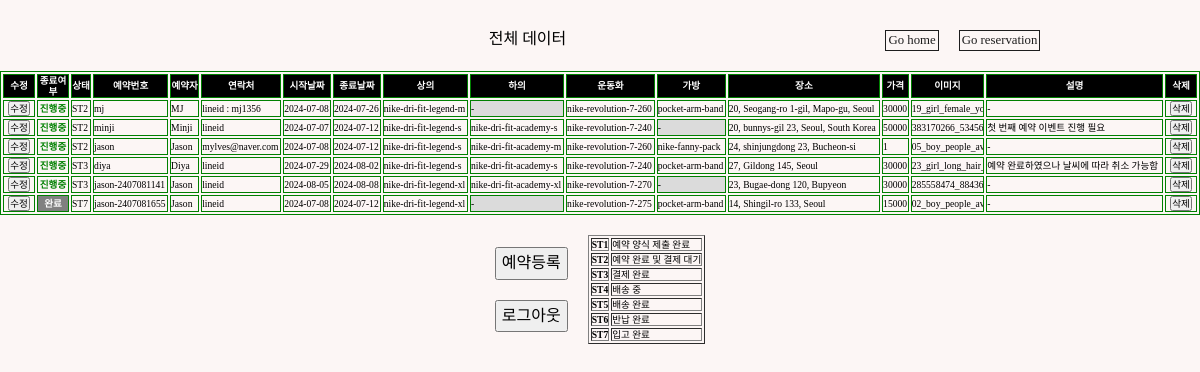
The page /sterna/data/ (signed in) on the database as committed earlier.
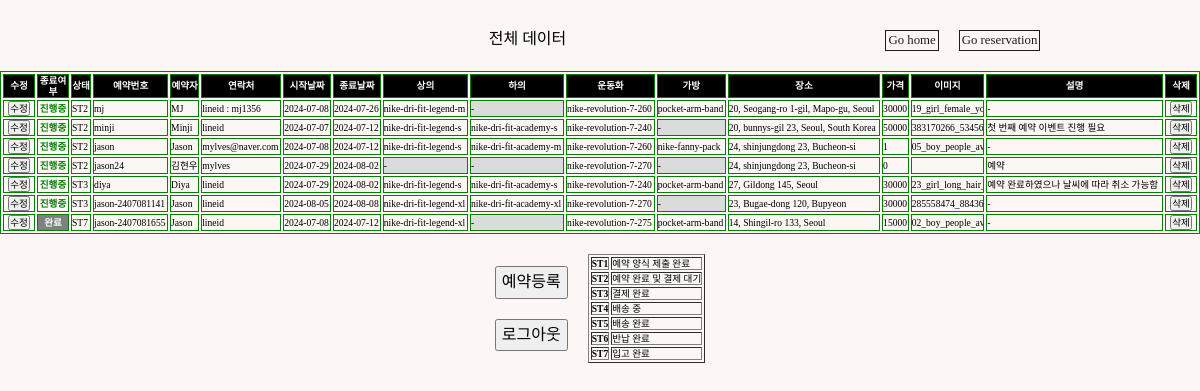
The same page on the database as committed later.
### reservation/models.py (models this page shows, shortened)
class Reservation(models.Model):
    STATUS_CHOICE = [
        ("ST1", "예약 양식 제출 완료"),
        ("ST2", "예약 완료 및 결제 대기"),
        ("ST3", "결제 완료"),
        ("ST4", "배송 중"),
        ("ST5", "배송 완료"),
        ("ST6", "반납 완료"),
        ("ST7", "입고 완료"),
    ]
    reserv_id = models.CharField(max_length=20, primary_key=True)
    client = models.CharField(max_length=20)
    contact = models.CharField(max_length=50, blank=False)
    start_date = models.DateField()
    start_time = models.TimeField(blank=True, default=timezone.now)
    end_date = models.DateField()
    end_time = models.TimeField(blank=True, default=timezone.now)
    top = models.ForeignKey(
        Item,
        on_delete=models.CASCADE,
        limit_choices_to={"category": "top"},
        related_name="topName",
        blank=True,
        null=True,
    )
    bottom = models.ForeignKey(
        Item,
        on_delete=models.CASCADE,
        limit_choices_to={"category": "bottom"},
        related_name="bottomName",
        blank=True,
        null=True,
    )
    shoes = models.ForeignKey(
        Item,
        on_delete=models.CASCADE,
        limit_choices_to={"category": "shoes"},
        related_name="shoesName",
        blank=True,
        null=True,
    )
    bag = models.ForeignKey(
        Item,
        on_delete=models.CASCADE,
        limit_choices_to={"category": "bag"},
        related_name="bagName",
        blank=True,
        null=True,
    )
    image = models.ImageField(upload_to="", blank=True)
    desc = models.TextField(blank=True, default="-")
    status = models.CharField(
        max_length=3,
        choices=STATUS_CHOICE,
        default="ST1",
    )
    completed = models.BooleanField(default=False)
    cost = models.IntegerField(default=0)
    location = models.CharField(max_length=50, blank=False)
    paypal_link = models.CharField(max_length=50, blank=False, default="free")

class Item(models.Model):
    CATEGORY = [
        ("shoes", "Shoes"),
        ("top", "Top"),
        ("bottom", "Bottom"),
        ("bag", "Bag & Pouch"),
        ("etc", "ETC"),
    ]
    SIZE = [
        ("Others", "free"),
        (
            "shoes",
            (
                ("220", "220mm"),
                ("225", "225mm"),
                ("230", "230mm"),
                ("235", "235mm"),
                ("240", "240mm"),
                ("245", "245mm"),
                ("250", "250mm"),
                ("255", "255mm"),
                ("260", "260mm"),
                ("265", "265mm"),
                ("270", "270mm"),
                ("275", "275mm"),
                ("280", "280mm"),
                ("285", "285mm"),
                ("290", "290mm"),
                ("295", "295mm"),
                ("300", "300mm"),
            ),
        ),
        (
            "top",
            (
                ("XS", "XS"),
                ("S", "S"),
                ("M", "M"),
                ("L", "L"),
                ("XL", "XL"),
                ("XXL", "XXL"),
            ),
        ),
        (
            "bottom",
            (
                ("XS", "XS"),
                ("S", "S"),
                ("M", "M"),
                ("L", "L"),
                ("XL", "XL"),
                ("XXL", "XXL"),
            ),
        ),
    ]
    GENDER = {("M", "Male"), ("F", "Female"), ("E", "NO Gender")}
    category = models.CharField(max_length=10, choices=CATEGORY)
    gender = models.CharField(max_length=1, blank=True, choices=GENDER)
    name = models.CharField(max_length=20, blank=True)
    model_num = models.CharField(primary_key=True, max_length=50, blank=True)
    size = models.CharField(max_length=10, blank=True, choices=SIZE)
    amount = models.IntegerField(default=0, blank=True)
    link = models.URLField(blank=True)
    def __str__(self):
        return self.model_num

### reservation/views.py (the view)
# urls.py: path("sterna/data/", views.data, name="data"),
@login_required(login_url="users:login")
def data(request):
    reservation = Reservation.objects.all().order_by("status")
    context = {"reservation": reservation}
    return render(request, "admin/data.html", context)

### templates/admin/data.html (shortened to what this page needs)
{% load static %}
<!DOCTYPE html>
<html lang="en">
  <head>
    <link rel="stylesheet" type="text/css" href="{% static 'css/sterna.css' %}"/>
    <link rel="stylesheet" type="text/css" href="{% static 'css/normalize.css' %}"/>
    <link href="https://cdnjs.cloudflare.com/ajax/libs/bootstrap-datetimepicker/3.0.0/css/bootstrap-datetimepicker.min.css" rel="stylesheet"/>
  </head>
  <body>
    <div class="tocenter">
      <div class="flex-row" style="width:100%; margin: 30px 0 20px 0; justify-content:space-around;">
        <div style="width:10px;"></div>
        <div>
          <p>전체 데이터</p>
        </div>
        <div class="flex-row">
          <a style="border:solid 1px; font-size:0.8rem; padding:2px;" href="{% url "reservation:sterna" %}">Go home</a>
          <div style="width:20px;"></div>
          <a style="border:solid 1px; font-size:0.8rem; padding:2px;" href="{% url "reservation:book" %}">Go reservation</a>
        </div>
      </div>
    </div>
    {% if user.is_staff %}
      <div>
        <table border="1" bordercolor="green" style="font-size:0.6rem; width:100%;">
          <tr style="background-color:black; color:white;">
            <th scope="col" style="width:30px; text-align:center">수정</th>
            <th scope="col" style="width:30px; text-align:center">종료여부</th>
            <th scope="col">상태</th>
            <th scope="col">예약번호</th>
            <th scope="col">예약자</th>
            <th scope="col">연락처</th>
            <th scope="col">시작날짜</th>
            <th scope="col">종료날짜</th>
            <th scope="col">상의</th>
            <th scope="col">하의</th>
            <th scope="col">운동화</th>
            <th scope="col">가방</th>
            <th scope="col">장소</th>
            <th scope="col">가격</th>
            <th scope="col" style="max-width:70px; text-align:center">이미지</th>
            <th scope="col">설명</th>
            <th scop="com">삭제</th>
          </tr>
          {% for data in reservation %}
            <tr>
              <td style="width:30px; text-align:center">
                <a href="{% url "reservation:update" data.pk %}">
                  <button>수정</button>
                </a>
              </td>
              {% if data.completed == True %}
                <td style="color:white; font-weight:bold; background-color:grey; text-align:center;">완료</td>
              {% else %}
                <td style="color:green; font-weight:bold; text-align:center;">진행중</td>
              {% endif %}
              <td>{{data.status}}</td>
              <td>{{data.reserv_id}}</td>
              <td>{{data.client}}</td>
              <td>{{data.contact}}</td>
              <td>{{data.start_date | date:"Y-m-d"}}</td>
              <td>{{data.end_date | date:"Y-m-d"}}</td>
              {% if data.top.name == None %}
                <td style='background-color:#DBDBDB;'>-</td>
              {% else %}
                <td>{{data.top}}</td>
              {% endif %}
              {% if data.bottom.name == None %}
                <td style='background-color:#DBDBDB;'>-</td>
              {% else %}
                <td>{{data.bottom}}</td>
              {% endif %}
              {% if data.shoes.name == None %}
                <td style='background-color:#DBDBDB;'>-</td>
              {% else %}
                <td>{{data.shoes}}</td>
              {% endif %}
              {% if data.bag.name == None %}
                <td style='background-color:#DBDBDB;'>-</td>
              {% else %}
                <td>{{data.bag}}</td>
              {% endif %}
              <td>{{data.location}}</td>
              <td>{{data.cost}}</td>
              <td style="max-width:70px; overflow:hidden;">{{data.image}}</td>
              <td>{{data.desc}}</td>
              <td style="width:30px; text-align:center">
                <div class="del-button">
                  <a href="{% url "reservation:delpage" data.pk %}">
                    <button>삭제</button>
                  </a>
                </div>
              </td>
            </tr>
          {% endfor %}
        </table>
        <div class="flex-row">
          <div class="flex-column">
            <div class="tocenter" style="margin:20px 0 0 0;">
              <a href="{% url "reservation:register" %}">
                <button style="padding: 5px;">예약등록</button>
              </a>
            </div>
            <div class="tocenter" style="margin:20px 0 0 0;">
              <a href="{% url "users:logout" %}">
                <button style="padding: 5px;">로그아웃</button>
              </a>
            </div>
          </div>
          <table style="margin:20px 0 0 20px;" border="1">
            <tr style='font-weight:normal; font-size:0.6rem;'>
              <th>ST1</th>
              <td>예약 양식 제출 완료</td>
            </tr>
            <tr style='font-weight:normal; font-size:0.6rem;'>
              <th>ST2</th>
              <td>예약 완료 및 결제 대기</td>
            </tr>
            <tr style='font-weight:normal; font-size:0.6rem;'>
              <th>ST3</th>
              <td>결제 완료</td>
            </tr>
            <tr style='font-weight:normal; font-size:0.6rem;'>
              <th>ST4</th>
              <td>배송 중</td>
            </tr>
            <tr style='font-weight:normal; font-size:0.6rem;'>
              <th>ST5</th>
              <td>배송 완료</td>
            </tr>
            <tr style='font-weight:normal; font-size:0.6rem;'>
              <th>ST6</th>
              <td>반납 완료</td>
            </tr>
            <tr style='font-weight:normal; font-size:0.6rem;'>
              <th>ST7</th>
              <td>입고 완료</td>
            </tr>
          </table>
        </div>
      </div>
    {% else %}
      <p class='tocenter' style='margin-top:30px; font-weight:bold; color:blue; font-size:2rem;'>관리자만 열람 가능</p>
    {% endif %}
  </body>
</html>

### static/css/sterna.css (style rules this page uses)
:root { --sterun-primary-color: #fbff00; --sterun-secondary-color: #3A3A3A; --sterun-thirdary-color: #4467AF; --sterun-white-color: #FCF6F5; --sterun-black-color: #1d1d1d; --sterun-grey-color: #E8E8E8; }
* { margin: 0; padding: 0; font-family: "SCDream"; z-index:100; }
html, body { background-color: var(--sterun-white-color); margin-top: 100px; min-height: 100%; margin: 0; }
a { color: var(--sterun-black-color); text-decoration: none; }
.tocenter { display: flex; flex-direction: column; align-items: center; width:100%; }
.flex-row { display: flex; flex-direction: row; flex-flow: wrap; justify-content: center; }
.flex-column { justify-content: center; display: flex; flex-direction: column; }

Rows that differ between the two databases and show on the page:
added Reservation: completed "진행중", status "ST2", reserv_id "jason24", client "김현우", contact "mylves", start_date "2024-07-29", end_date "2024-08-02", shoes "nike-revolution-7-270", location "24, shinjungdong 23, Bucheon-si", cost "0", desc "예약"
